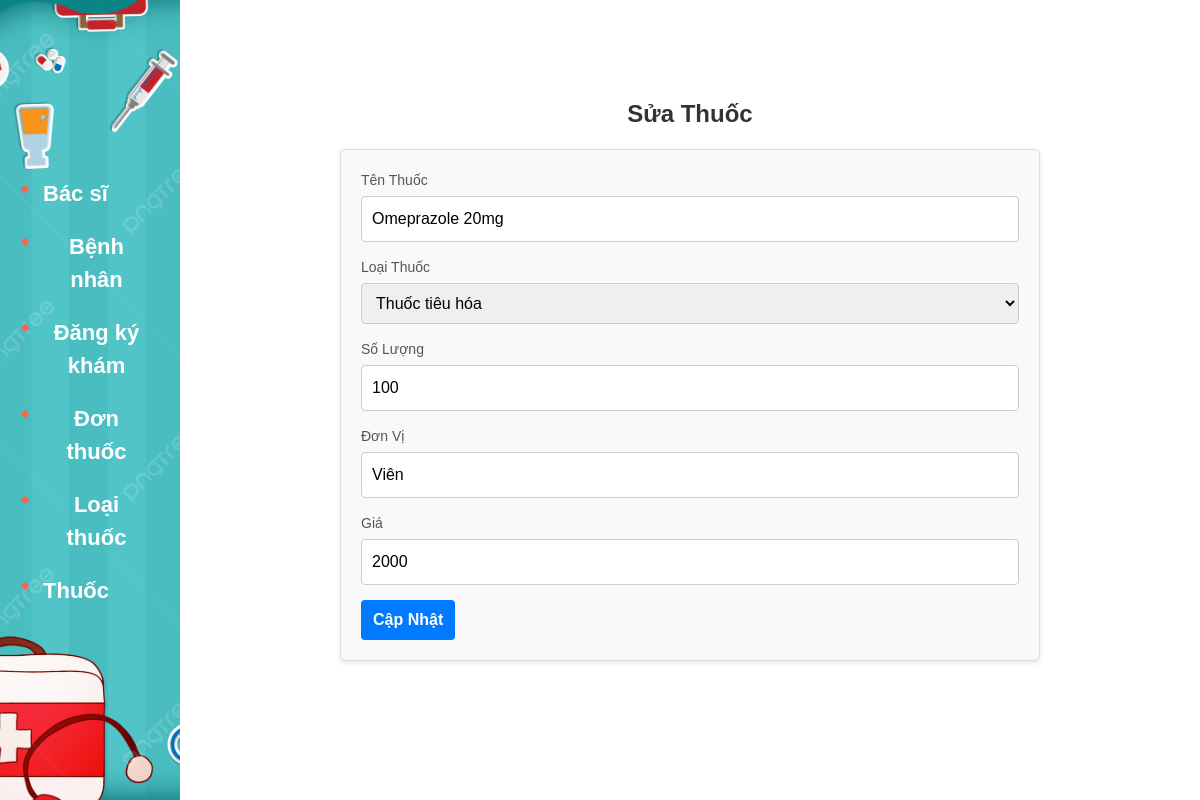
The page /index.php?act=edit_thuoc&MaThuoc=3 on the database its author committed.
### tables this page shows
CREATE TABLE `thuoc` (
  `MaThuoc` int(11) NOT NULL,
  `TenThuoc` varchar(100) NOT NULL,
  `MaLoaiThuoc` int(11) NOT NULL,
  `SoLuong` int(11) NOT NULL,
  `DonVi` enum('Hộp','Vỉ','Viên') NOT NULL,
  `Gia` decimal(10,0) NOT NULL
);

CREATE TABLE `loaithuoc` (
  `MaLoaiThuoc` int(11) NOT NULL,
  `TenLoaiThuoc` varchar(100) NOT NULL,
  `MoTa` text DEFAULT NULL
);

### pdo.php (called while the page is built, shortened)
<?php
function pdo_get_connection()
{
    $dburl = "mysql:host=localhost;dbname=donthuoc;charset=utf8";
    $username = 'root';
    $password = '';
    $conn = new PDO($dburl, $username, $password);
    $conn->setAttribute(PDO::ATTR_ERRMODE, PDO::ERRMODE_EXCEPTION);
    return $conn;
}
function pdo_query($sql)
{
    $sql_args = array_slice(func_get_args(), 1);
    try {
        $conn = pdo_get_connection();
        $stmt = $conn->prepare($sql);
        $stmt->execute($sql_args);
        $rows = $stmt->fetchAll();
        return $rows;
    } catch (PDOException $e) {
        throw $e;
    } finally {
        unset($conn);
    }
}
function pdo_query_one($sql)
{
    $sql_args = array_slice(func_get_args(), 1);
    try {
        $conn = pdo_get_connection();
        $stmt = $conn->prepare($sql);
        $stmt->execute($sql_args);
        $row = $stmt->fetch(PDO::FETCH_ASSOC);
        return $row;
    } catch (PDOException $e) {
        throw $e;
    } finally {
        unset($conn);
    }
}

### model/thuoc.php (called while the page is built, shortened)
<?php
function get_thuoc_by_MaThuoc($MaThuoc)
{
  $sql = "SELECT * FROM thuoc WHERE MaThuoc = ?";
  return pdo_query_one($sql, $MaThuoc);
}

### model/loaithuoc.php (called while the page is built, shortened)
<?php
function get_all_loaithuoc()
{
          $sql = "SELECT * FROM loaithuoc";
          return pdo_query($sql);
}

### view/Thuoc/edit_thuoc.php (the view, shortened to what this page needs)
<div class="row__content">
          <h1 class="title">Sửa Thuốc</h1>
          <form action="index.php?act=edit_thuoc" method="post" class="form form__add">
                    <div class="form__group">
                              <label for="tenThuoc">Tên Thuốc</label>
                              <input type="text" id="tenThuoc" name="TenThuoc" class="input input--1"
                                        value="<?= $data['TenThuoc']; ?>">
                    </div>
                    <div class="form__group">
                              <label for="maLoaiThuoc">Loại Thuốc</label>
                              <select id="maLoaiThuoc" name="MaLoaiThuoc" class="input input--1">
                                        <?php foreach ($dataLoaiThuoc as $loaiThuoc): ?>
                                                  <option value="<?= $loaiThuoc['MaLoaiThuoc']; ?>"
                                                            <?= (isset($data['MaLoaiThuoc']) && $loaiThuoc['MaLoaiThuoc'] == $data['MaLoaiThuoc']) ? 'selected' : ''; ?>>
                                                            <?= $loaiThuoc['TenLoaiThuoc']; ?>
                                                  </option>
                                        <?php endforeach; ?>
                              </select>
                    </div>
                    <div class="form__group">
                              <label for="soLuong">Số Lượng</label>
                              <input type="number" id="soLuong" name="SoLuong" class="input input--1"
                                        value="<?= $data['SoLuong']; ?>">
                    </div>
                    <div class="form__group">
                              <label for="donVi">Đơn Vị</label>
                              <input type="text" id="donVi" name="DonVi" class="input input--1"
                                        value="<?= $data['DonVi']; ?>">
                    </div>
                    <div class="form__group">
                              <label for="gia">Giá</label>
                              <input type="number" id="gia" name="Gia" class="input input--1"
                                        value="<?= $data['Gia']; ?>">
                    </div>
                    <button type="submit" class="btn btn--primary">Cập Nhật</button>
          </form>
</div>

### asset/css/header.css (style rules this page uses)
* { margin: 0; padding: 0; box-sizing: border-box; font-family: Arial, sans-serif; position: relative; }

### asset/css/content.css (style rules this page uses)
.row__content { float: right; width: 85%; display: flex; flex-direction: column; justify-content: center; align-items: center; }
.title { font-size: 24px; font-weight: bold; margin-bottom: 20px; color: #333; margin-top: 100px; }
.form__add { width: 700px; margin: 0 auto; padding: 20px; background-color: #f9f9f9; border: 1px solid #ddd; border-radius: 5px; box-shadow: 0 2px 5px rgba(0, 0, 0, 0.1); }
.form__group { margin-bottom: 15px; }
.form__group label { display: block; margin-bottom: 5px; font-size: 14px; color: #555; }
.input--1 { width: 100%; padding: 10px; font-size: 16px; border: 1px solid #ccc; border-radius: 4px; box-sizing: border-box; outline: none; transition: border-color 0.3s ease; }
.btn { display: inline-block; padding: 10px 15px; font-size: 16px; font-weight: bold; text-align: center; text-decoration: none; border: none; border-radius: 4px; cursor: pointer; outline: none; transition: background-color 0.3s ease; }
.btn--primary { background-color: #007bff; color: #fff; }
.btn { padding: 8px 12px; border: none; border-radius: 4px; cursor: pointer; }

### rows shown on the page
thuoc: TenThuoc "Omeprazole 20mg", MaLoaiThuoc "Thuốc tiêu hóa", SoLuong "100", DonVi "Viên", Gia "2000"
